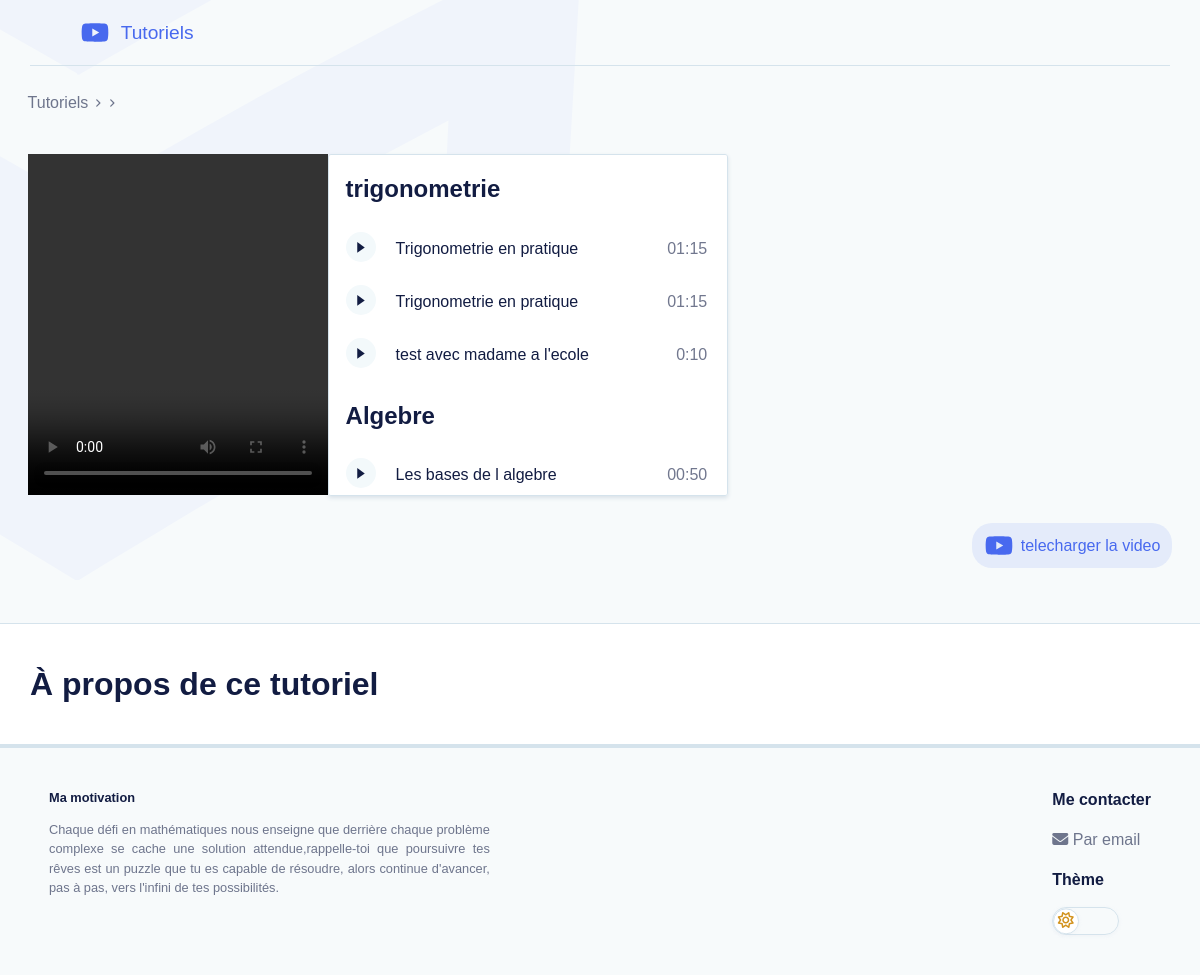
The app's page /View/tutoriel.php?tuto=79 with its own data.
### tables this page shows
CREATE TABLE `matiere` (
  `idMat` int(11) NOT NULL AUTO_INCREMENT,
  `nomMat` varchar(50) DEFAULT NULL,
  PRIMARY KEY (`idMat`)
);

CREATE TABLE `tutoriel` (
  `id_tuto` int(11) NOT NULL AUTO_INCREMENT,
  `chemin` varchar(250) DEFAULT NULL,
  `instructeur` int(11) DEFAULT NULL,
  `matiere` int(11) DEFAULT NULL,
  `titre` varchar(100) DEFAULT NULL,
  `niveau` varchar(100) DEFAULT NULL,
  `description` varchar(256) DEFAULT NULL,
  `duree` varchar(10) DEFAULT NULL,
  PRIMARY KEY (`id_tuto`),
  KEY `fk_instruncteur` (`instructeur`),
  KEY `fk_matiere` (`matiere`),
  CONSTRAINT `fk_instruncteur` FOREIGN KEY (`instructeur`) REFERENCES `instructeur` (`idInstructeur`) ON DELETE CASCADE,
  CONSTRAINT `fk_matiere` FOREIGN KEY (`matiere`) REFERENCES `matiere` (`idMat`) ON DELETE CASCADE
);

### Fonction/fonction.php (called while the page is built, shortened)
<?php
function getEntityById($pdo,$table, $idTable, $nomID){
    $sql = "SELECT * FROM $table WHERE $nomID = $idTable";
    $stmt = $pdo->prepare($sql);
    $stmt->execute();
    $data = $stmt->fetchAll();
    return $data;
}
function getRawById($pdo,$table, $idTable, $nomID){
    $sql = "SELECT * FROM $table WHERE $nomID = $idTable";
    $stmt = $pdo->prepare($sql);
    $stmt->execute();
    $data = $stmt->fetch();
    return $data;
}
?>

### View/tutoriel.php (the view, shortened to what this page needs)
<?php
    require "../Include/bdd.php";
    require "../Fonction/fonction.php";
    if (isset($_GET["tuto"])) {
        $video = getRawById($pdo,"lesTutoriels",$_GET["tuto"],"id_tuto");
    }
    if (isset($_SESSION['etudiant'])) {
        $sql = "SELECT * from matiere where idMat in (SELECT idMat from etudiant_matiere) and idMat in (SELECT matiere from tutoriel)";
        $tutoriel = "etudiant.php";
    }
    elseif(isset($_SESSION['instructeur'])){
        $sql = "SELECT * from matiere where idMat in (SELECT idMat from InstructeurMatiere) and idMat in (SELECT matiere from tutoriel)";
        $tutoriel = "instructeur.php";
    }
    else {
        $sql = "SELECT * from matiere where idMat in (SELECT matiere from tutoriel)";
        $tutoriel = "index.php";
    }
    $stmt = $pdo->prepare($sql);
    $stmt->execute();
    $matiere = $stmt->fetchAll();
?>
<!DOCTYPE html>
<html lang="en">
<head>
    <link rel="stylesheet" href="https://cdn.plyr.io/3.7.8/plyr.css"/>
    <link rel="stylesheet" href="style/style.css">
</head>
<body <?= isset($_COOKIE['theme'])?'class='.$_COOKIE['theme']:''?>>
    <header class="header-user diminuerMarge">
        <span class="user"><a href="<?= $tutoriel?>"> &nbsp;&nbsp;Tutoriels</a></span>
    </header>
    <main class="container espacement">
        <div class="cheminTutoriel">
            <a href="<?= $tutoriel?>">Tutoriels</a>
        </div>
        <div class="container-tutoriel">
                <video class="player"  playsinline controls>
                    <source src="../<?=$video->chemin?>" type="video/mp4" />
                </video>
                <div class="chapitre">
                <?php foreach($matiere  as $mat):?>
                    <h2><?=$mat->nomMat?></h2>
                    <ul>
                        <?php foreach (getEntityById($pdo,"tutoriel",$mat->idMat,"matiere") as $tuto):?>
                        <a href="tutoriel.php?tuto=<?=$tuto->id_tuto?>">
                            <li <?= ($tuto->id_tuto == $_GET['tuto'])?'class="videoARegarder"':""?>>
                                <div class="progressButton">
                                    <svg class="play" height="24" viewBox="0 0 24 24" width="24" xmlns="http://www.w3.org/2000/svg"><path d="M15 12.3301L9 16.6603L9 8L15 12.3301Z" fill="currentColor"/></svg>
                                    <svg viewBox="0 0 100 100">
                                        <circle cx="50" cy="50" r="45" stroke-width="5" stroke-dasharray="283" stroke-dashoffset="283" />
                                    </svg>
                                </div>
                                <span class="titre"><?=$tuto->titre?></span>
                                <span class="duree"><?=$tuto->duree?></span>
                            </li>
                        </a>
                        <?php endforeach?>
                <?php endforeach?>
                </ul>
            </div>
        </div>
        <div class="info">
            <a href="../<?=$video->chemin?>"  download="video.mp4">
                <div class="telechargement">
                        telecharger la video
                </div>
            </a>
        </div>
    </main>
    <div class="aProposDuTuto">
        <h1>À propos de ce tutoriel</h1>
    </div>
    <footer class="footer-student">
            <div class="motivation">
                <div class="entete">Ma motivation</div>
                <p>Chaque défi en mathématiques nous enseigne que derrière chaque problème complexe se cache une solution attendue,rappelle-toi que poursuivre tes rêves est un puzzle que tu es capable de résoudre, alors continue d'avancer, pas à pas, vers l'infini de tes possibilités.</p>
            </div>
            <div class="contact">
                <div class="entete">Me contacter</div>
                <p><i class="fa-solid fa-envelope"></i>   Par email</p>
                <div class="entete">Thème</div>
                <span class="champ" tabindex="0">
                    <span class="bouttonRond <?= (isset($_COOKIE['theme']) && $_COOKIE['theme'] == 'theme-dark')?'position':''?>">
                        <?php if(!isset($_COOKIE['theme']) || (isset($_COOKIE['theme']) && $_COOKIE['theme'] != 'theme-dark')):?>
                            <i class="fa-regular fa-sun"></i>
                        <?php elseif(isset($_COOKIE['theme']) && $_COOKIE['theme'] == 'theme-dark'): ?>
                            <i class="fa-regular fa-moon"></i>
                        <?php endif; ?>
                    </span>
                </span>
            </div>
    </footer>
</body>
</html>

### records on screen
matiere: nomMat "trigonometrie"
tutoriel: titre "Trigonometrie en pratique", duree "01:15"
tutoriel: titre "Trigonometrie en pratique", duree "01:15"
tutoriel: titre "test avec madame a l'ecole", duree "0:10"
matiere: nomMat "Algebre"
tutoriel: titre "Les bases de l algebre", duree "00:50"
